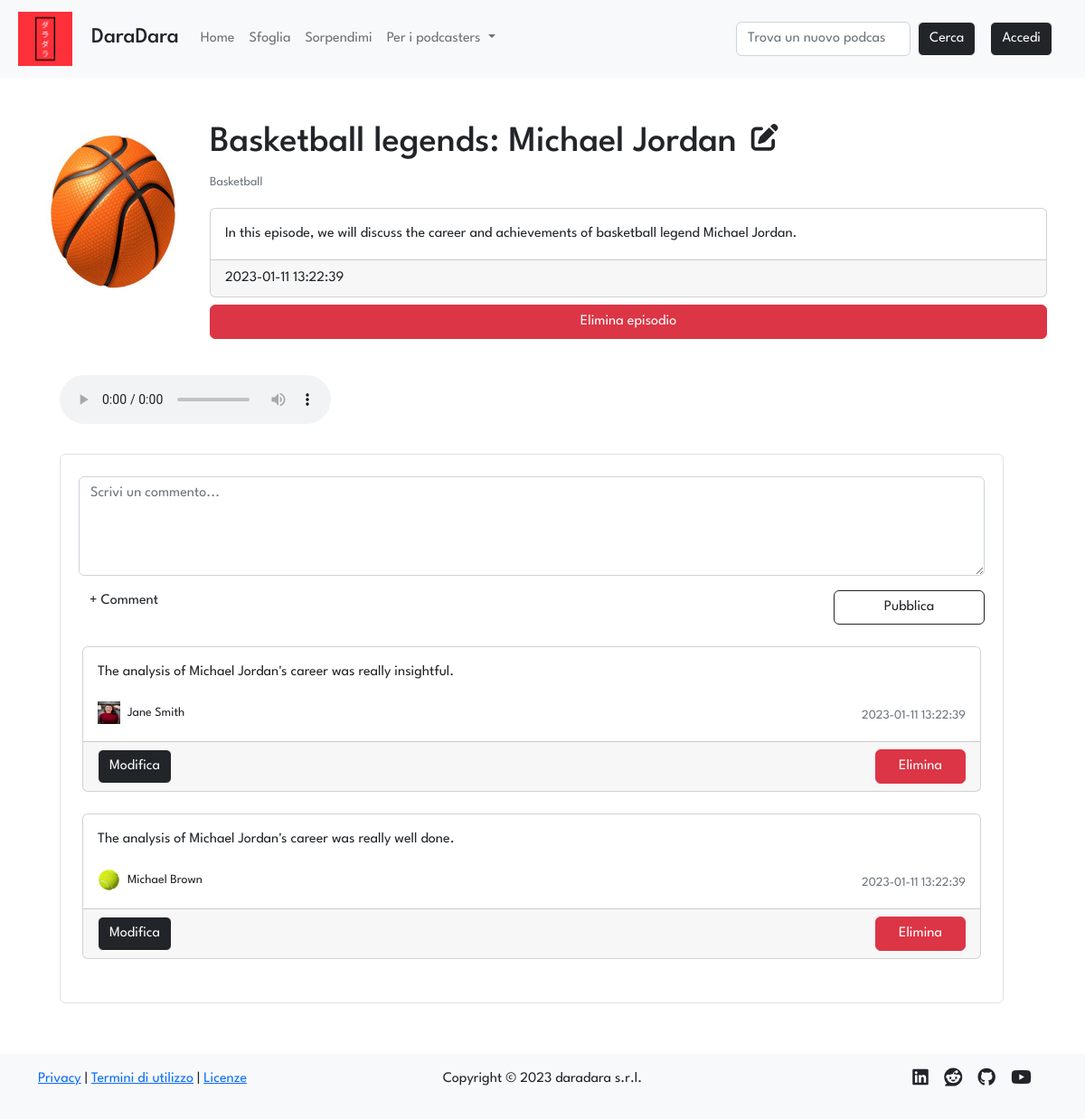
The page /podcast/2/episode/9 on the database its author committed.
### tables this page shows
CREATE TABLE "podcasts" (
	"id"	INTEGER NOT NULL UNIQUE,
	"title"	TEXT NOT NULL UNIQUE,
	"desc"	TEXT NOT NULL,
	"img"	TEXT NOT NULL,
	"id_user"	INTEGER NOT NULL,
	FOREIGN KEY("id_user") REFERENCES "users"("id"),
	PRIMARY KEY("id" AUTOINCREMENT)
);

CREATE TABLE "episodes" (
	"id"	INTEGER NOT NULL UNIQUE,
	"title"	TEXT NOT NULL,
	"description"	TEXT NOT NULL,
	"audio"	TEXT NOT NULL,
	"timestamp"	TEXT NOT NULL,
	"id_podcast"	INTEGER NOT NULL,
	FOREIGN KEY("id_podcast") REFERENCES "podcasts"("id"),
	PRIMARY KEY("id" AUTOINCREMENT)
);

CREATE TABLE "comments" (
	"id_user"	INTEGER NOT NULL,
	"id_ep"	INTEGER NOT NULL,
	"text"	TEXT NOT NULL,
	"timestamp"	TEXT NOT NULL,
	FOREIGN KEY("id_ep") REFERENCES "episodes"("id"),
	FOREIGN KEY("id_user") REFERENCES "users"("id"),
	PRIMARY KEY("id_user","id_ep","timestamp")
);

CREATE TABLE "users" (
	"id"	INTEGER NOT NULL UNIQUE,
	"email"	TEXT NOT NULL UNIQUE,
	"password"	TEXT NOT NULL,
	"name"	TEXT NOT NULL,
	"surname"	TEXT NOT NULL,
	"propic"	TEXT NOT NULL,
	PRIMARY KEY("id" AUTOINCREMENT)
);

### app.py (the view)
@app.route('/podcast/<int:id_pod>/episode/<int:id_ep>')
def episode(id_pod, id_ep):
    episode = dao.get_episode(id_ep)
    if episode and episode['id_podcast'] == id_pod:
        podcast = dao.get_podcast(id_pod)
        comments = dao.get_comments_extended(id_ep)
        if comments:
            n_comments = len(comments)
        else:
            n_comments = 0
        return render_template('episode.html', id=id_ep, id_pod=id_pod, podcast=podcast, episode=episode, comments=comments, n_comments = n_comments)
    else:
        flash(message='L\'episodio che hai provato di aprire non appartiene a questo podcast', category='warning')
        return redirect(url_for('index'))

### data/dao.py (called while the page is built)
def get_comments_extended(id_ep):
    conn, cursor = connect()
    comments = False
    try:
        sql = 'SELECT comments.id_user, text, timestamp, name, surname, email, propic FROM comments, users WHERE comments.id_user = users.id AND id_ep = ? ORDER BY timestamp DESC'
        cursor.execute(sql, (id_ep,))
        comments = cursor.fetchall()
    except Exception as e:
        print(e)
    close(conn, cursor)
    return comments

def get_episode(id):
    conn, cursor = connect()
    episode = False
    try:
        sql = 'SELECT * FROM episodes WHERE id = ?'
        cursor.execute(sql, (id,))
        episode = cursor.fetchone()
    except Exception as e:
        print(e)
    close(conn, cursor)
    return episode

def get_podcast(id):
    conn, cursor = connect()
    podcast = False
    try:
        sql = 'SELECT * FROM podcasts WHERE id = ?'
        cursor.execute(sql, (id,))
        podcast = cursor.fetchone()
    except Exception as e:
        print(e)
    close(conn, cursor)
    return podcast

def connect():
    conn = sqlite3.connect(PATH)
    conn.row_factory = sqlite3.Row
    cursor = conn.cursor()
    return conn, cursor

def close(conn, cursor):
    cursor.close()
    conn.close()

### templates/episode.html (shortened to what this page needs)
{% extends 'layout.html' %}
{% block stylesheets %} <link rel="stylesheet" href="{{url_for('static', filename='stylesheets/episode.css')}}"> {% endblock %}
{% block content %}
<div class="row">
    <div class="col-12 col-lg-2 d-flex justify-content-center">
        <img src="{{url_for('static', filename='uploads/images/covers/{0}{1}'.format(id_pod, podcast.img))}}" alt="Immagine podcast" class="card-img p-1 p-lg-2 episode-img">
    </div>
    <div class="col mt-4 mt-lg-0">
        <div class="row d-flex justify-content-center align-items-center mb-3">
            <h1 class="">{{episode.title}}<a type="button" class="col-1 fa-solid fa-xs fa-pen-to-square mx-3" data-bs-toggle="modal" data-bs-target="#editEpisode"></a></h1>
            <a href="{{url_for('podcast', id=podcast.id)}}"><p class="card-text"><small class="text-muted">{{podcast.title}}</small></p></a>
        </div>
        <div class="card">
            <div class="card-body">
              <p class="card-text">{{episode.description}}</p>
            </div>
            <div class="card-footer">
                {{episode.timestamp}}
            </div>
        </div>
        <div class="row mx-0 my-2 d-flex justify-content-center align-content-center display-5">
            <button type="button" class="btn btn-danger" data-bs-toggle="modal" data-bs-target="#deleteEpisodeModal">
                Elimina episodio
            </button>
        </div>
    </div>
</div>
<div class="row mt-3 mx-lg-0 mx-2">
    <div id="player" class="col-md-7">
        <div class="card-body row g-2">
            <div class="text-light p-3">
                <audio controls>
                    <source src="audio-file.mp3" type="audio/mpeg">
                </audio>
            </div>
        </div>
    </div>
    <div class="row d-flex justify-content-center align-content-center my-2">
        <div class="row d-flex justify-content-center">
            <div class="">
              <div class="card shadow-0 border bg-ligth">
                <div class="card-body p-4">
                    <form class="form-outline mb-4 mx-2" action="{{ url_for('post_new_comment', id_ep=id, id_pod=id_pod) }}" method="POST">
                        <div class="row">
                            <textarea type="text" name="text" id="addANote" class="form-control" placeholder="Scrivi un commento..." rows="4" maxlength="300"></textarea>
                        </div>
                        <div class="row d-flex justify-content-between mt-3">
                            <label class="col-6 form-label" for="addANote">+ Comment</label>
                            <button type="submit" class="col-12 col-lg-2 btn btn-outline-dark">Pubblica</button>
                        </div>
                    </form>
                    {% for i in range(n_comments) %}
                    <div class="card mb-4">
                        <div class="card-body">
                            <p>{{comments[i].text}}</p>
                            <div class="d-flex flex-column flex-lg-row justify-content-lg-between">
                                <div class="d-flex flex-row align-items-center">
                                    <img src="{{url_for('static', filename='uploads/images/propics/{0}{1}'.format(comments[i].id_user, comments[i].propic))}}" alt="avatar" width="25"
                                        height="25"/>
                                    <p class="small mb-0 ms-2">{{comments[i].name}} {{comments[i].surname}}</p>
                                </div>
                                <p class="mt-2 m-0"><small class="text-muted">{{comments[i].timestamp}}</small></p>
                            </div>
                        </div>
                        <div class="card-footer d-flex justify-content-between">
                            <div class="col-4 col-sm-3 col-lg-2">
                                <button type="button" class="btn btn-dark btn-outline-light" data-bs-toggle="modal" data-bs-target="#editComment-{{i}}">
                                    Modifica
                                </button>
                            </div>
                            <form class="col-8 col-sm-7 col-md-6 col-lg-5 d-flex justify-content-end" action="{{ url_for('post_delete_comment', id_pod=id_pod, id_ep=id) }}" method="POST">
                                <button type="submit" class="col-8 col-lg-3 btn btn-danger">Elimina</button>
                            </form>
                        </div>
                    </div>
                    {% endfor %}
                </div>
              </div>
            </div>
          </div>
    </div>
</div>
{% endblock %}

### static/stylesheets/layout.css (style rules this page uses)
* { font-family: 'League Spartan', sans-serif; }
a:not(.stock-a, .nav-link) { color: inherit; text-decoration: none; }

### static/stylesheets/episode.css (style rules this page uses)
.episode-img { max-height: 200px; max-width: 200px; }

### rows shown on the page
podcasts: img (picture), title "Basketball"
episodes: title "Basketball legends: Michael Jordan", description "In this episode, we will discuss the career and achievements of basketball legend Michael Jordan.", timestamp "2023-01-11 13:22:39"
comments: text "The analysis of Michael Jordan's career was really insightful.", id_user.propic (picture), timestamp "2023-01-11 13:22:39"
users: name "Jane", surname "Smith"
comments: text "The analysis of Michael Jordan's career was really well done.", id_user.propic (picture), timestamp "2023-01-11 13:22:39"
users: name "Michael", surname "Brown"
